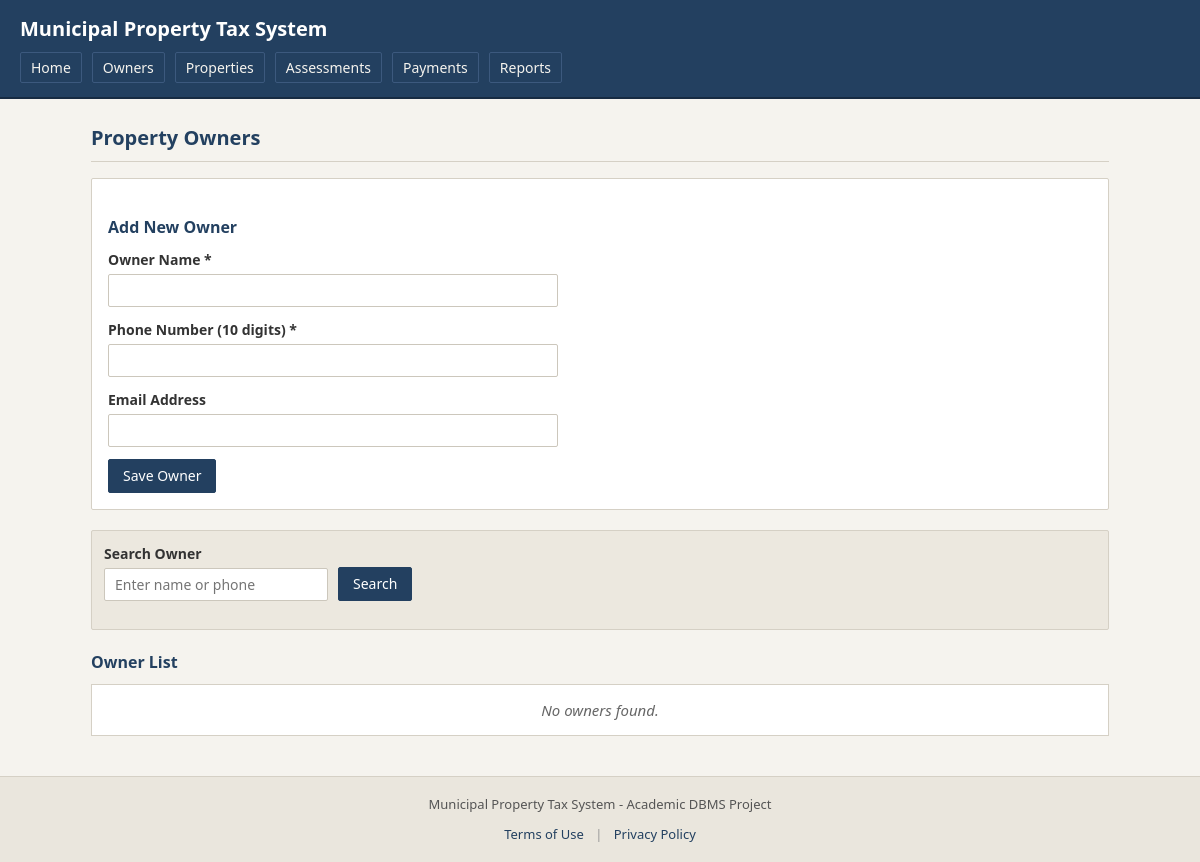
Before: /owners.php with the older database file.
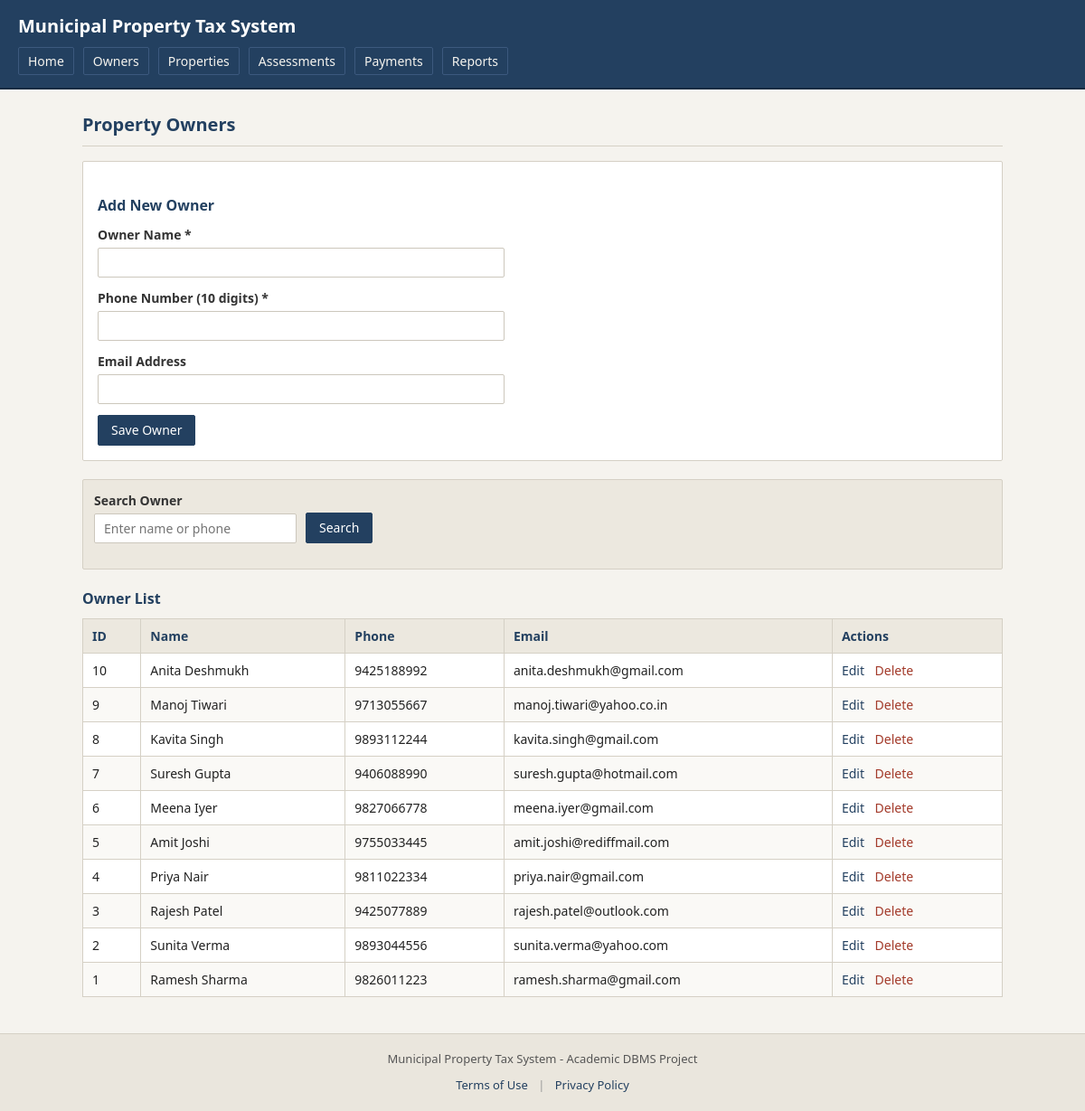
After: the same page with the newer database file.
### tables this page shows
CREATE TABLE PropertyOwners (
    owner_id INT AUTO_INCREMENT PRIMARY KEY,
    owner_name VARCHAR(100) NOT NULL,
    phone CHAR(10) NOT NULL,
    email VARCHAR(100)
);

### owners.php (the view, shortened to what this page needs)
<?php
include 'includes/db.php';
$search = isset($_GET['search']) ? trim($_GET['search']) : '';
if ($search !== '') {
    $sql = "SELECT * FROM PropertyOwners WHERE owner_name LIKE ? OR phone = ? ORDER BY owner_id DESC";
    $stmt = mysqli_prepare($con, $sql);
    $search_like = "%" . $search . "%";
    mysqli_stmt_bind_param($stmt, "ss", $search_like, $search);
    mysqli_stmt_execute($stmt);
    $result = mysqli_stmt_get_result($stmt);
} else {
    $sql = "SELECT * FROM PropertyOwners ORDER BY owner_id DESC";
    $result = mysqli_query($con, $sql);
}
include 'includes/header.php';
?>
<h1 class="page-title">Property Owners</h1>
<div class="card-box">
    <h2 class="section-title">Add New Owner</h2>
    <form method="POST" action="owners.php">
        <div class="form-group">
            <label for="owner_name">Owner Name *</label>
            <input type="text" id="owner_name" name="owner_name" class="form-control" required maxlength="100">
        </div>
        <div class="form-group">
            <label for="phone">Phone Number (10 digits) *</label>
            <input type="text" id="phone" name="phone" class="form-control" required pattern="[0-9]{10}" maxlength="10">
        </div>
        <div class="form-group">
            <label for="email">Email Address</label>
            <input type="email" id="email" name="email" class="form-control" maxlength="100">
        </div>
        <button type="submit" class="btn">Save Owner</button>
    </form>
</div>
<div class="filter-box">
    <form method="GET" action="owners.php" class="form-inline">
        <div class="form-group">
            <label for="search">Search Owner</label>
            <input type="text" id="search" name="search" class="form-control" value="<?php echo htmlspecialchars($search); ?>" placeholder="Enter name or phone">
        </div>
        <button type="submit" class="btn">Search</button>
    </form>
</div>
<h2 class="section-title">Owner List</h2>
<?php if ($result && mysqli_num_rows($result) > 0): ?>
    <div class="table-responsive">
        <table class="table">
            <thead>
                <tr>
                    <th>ID</th>
                    <th>Name</th>
                    <th>Phone</th>
                    <th>Email</th>
                    <th>Actions</th>
                </tr>
            </thead>
            <tbody>
                <?php while ($row = mysqli_fetch_assoc($result)): ?>
                    <tr>
                        <td><?php echo (int)$row['owner_id']; ?></td>
                        <td><?php echo htmlspecialchars($row['owner_name']); ?></td>
                        <td><?php echo htmlspecialchars($row['phone']); ?></td>
                        <td><?php echo htmlspecialchars($row['email'] ?? ''); ?></td>
                        <td class="action-links">
                            <a href="owner_edit.php?id=<?php echo (int)$row['owner_id']; ?>">Edit</a>
                            <a href="delete.php?type=owner&id=<?php echo (int)$row['owner_id']; ?>" class="text-danger">Delete</a>
                        </td>
                    </tr>
                <?php endwhile; ?>
            </tbody>
        </table>
    </div>
<?php else: ?>
    <div class="empty-msg">No owners found.</div>
<?php endif; ?>
<?php
include 'includes/footer.php';
?>

### includes/header.php (shortened to what this page needs)
<!DOCTYPE html>
<html lang="en">
<head>
    <link rel="stylesheet" href="css/style.css">
</head>
<body>
    <header class="header">
        <div class="site-title">Municipal Property Tax System</div>
        <nav class="navbar">
            <a href="index.php">Home</a>
            <a href="owners.php">Owners</a>
            <a href="properties.php">Properties</a>
            <a href="assessments.php">Assessments</a>
            <a href="payments.php">Payments</a>
            <a href="reports.php">Reports</a>
        </nav>
    </header>
    <main class="container">

### includes/footer.php
    </main>
    <footer class="footer">
        <div class="footer-content">
            <div>Municipal Property Tax System - Academic DBMS Project</div>
            <div class="footer-links">
                <a href="terms.php">Terms of Use</a>
                <span>|</span>
                <a href="privacy.php">Privacy Policy</a>
            </div>
        </div>
    </footer>
</body>
</html>

### css/style.css (style rules this page uses)
* { box-sizing: border-box; margin: 0; padding: 0; }
body { background-color: #f5f3ee; color: #222222; font-family: 'Source Sans 3', 'Noto Sans', Arial, sans-serif; font-size: 15px; line-height: 1.5; }
.header { background-color: #234060; color: #ffffff; padding: 14px 20px; border-bottom: 2px solid #172b42; }
.site-title { font-size: 20px; font-weight: bold; margin-bottom: 8px; }
.navbar { display: flex; flex-wrap: wrap; gap: 10px; }
.navbar a { color: #f5f3ee; text-decoration: none; font-size: 14px; padding: 4px 10px; border: 1px solid #3c597e; border-radius: 2px; }
.container { max-width: 1050px; margin: 24px auto; padding: 0 16px; min-height: 70vh; }
.footer { background-color: #eae6dd; border-top: 1px solid #d5d0c5; padding: 18px 20px; margin-top: 40px; font-size: 13px; color: #555555; text-align: center; }
.footer-content { display: flex; flex-direction: column; gap: 6px; align-items: center; }
.footer-links { margin-top: 4px; }
.footer-links a { color: #234060; text-decoration: none; }
.footer-links span { margin: 0 8px; color: #999999; }
.page-title { font-size: 20px; color: #234060; margin-bottom: 16px; border-bottom: 1px solid #d5d0c5; padding-bottom: 8px; }
.section-title { font-size: 16px; color: #234060; margin: 20px 0 10px 0; }
.card-box { background-color: #ffffff; border: 1px solid #d5d0c5; border-radius: 2px; padding: 16px; margin-bottom: 20px; }
.table-responsive { width: 100%; overflow-x: auto; margin-bottom: 20px; }
.table { width: 100%; border-collapse: collapse; background-color: #ffffff; border: 1px solid #d5d0c5; font-size: 14px; }
.table th, .table td { border: 1px solid #d5d0c5; padding: 8px 10px; text-align: left; }
.table th { background-color: #ece8df; color: #234060; font-weight: bold; }
.table tr:nth-child(even) { background-color: #faf9f6; }
.form-group { margin-bottom: 12px; }
.form-group label { display: block; font-weight: bold; margin-bottom: 4px; font-size: 14px; color: #333333; }
.form-control { width: 100%; max-width: 450px; padding: 6px 10px; border: 1px solid #ccc7bc; border-radius: 2px; font-size: 14px; background-color: #ffffff; font-family: inherit; }
.form-inline { display: flex; flex-wrap: wrap; gap: 10px; align-items: flex-end; margin-bottom: 16px; }
.form-inline .form-group { margin-bottom: 0; }
.btn { display: inline-block; padding: 6px 14px; font-size: 14px; text-decoration: none; border-radius: 2px; border: 1px solid #234060; background-color: #234060; color: #ffffff; cursor: pointer; font-family: inherit; line-height: 1.4; }
.action-links a { color: #234060; text-decoration: none; margin-right: 8px; }
.action-links a.text-danger { color: #a33a2a; }
.filter-box { background-color: #ece8df; border: 1px solid #d5d0c5; border-radius: 2px; padding: 12px; margin-bottom: 20px; }
.empty-msg { padding: 14px; text-align: center; color: #666666; font-style: italic; background-color: #ffffff; border: 1px solid #d5d0c5; }

Changed rows visible on the page:
added propertyowners: owner_id "10", owner_name "Anita Deshmukh", phone "9425188992", email "anita.deshmukh@gmail.com"
added propertyowners: owner_id "9", owner_name "Manoj Tiwari", phone "9713055667", email "manoj.tiwari@yahoo.co.in"
added propertyowners: owner_id "8", owner_name "Kavita Singh", phone "9893112244", email "kavita.singh@gmail.com"
added propertyowners: owner_id "7", owner_name "Suresh Gupta", phone "9406088990", email "suresh.gupta@hotmail.com"
added propertyowners: owner_id "6", owner_name "Meena Iyer", phone "9827066778", email "meena.iyer@gmail.com"
added propertyowners: owner_id "5", owner_name "Amit Joshi", phone "9755033445", email "amit.joshi@rediffmail.com"
added propertyowners: owner_id "4", owner_name "Priya Nair", phone "9811022334", email "priya.nair@gmail.com"
added propertyowners: owner_id "3", owner_name "Rajesh Patel", phone "9425077889", email "rajesh.patel@outlook.com"
added propertyowners: owner_id "2", owner_name "Sunita Verma", phone "9893044556", email "sunita.verma@yahoo.com"
added propertyowners: owner_id "1", owner_name "Ramesh Sharma", phone "9826011223", email "ramesh.sharma@gmail.com"
Other visible differences:
text no longer shown: "No owners found."
text now shown: "ID Name Phone Email Actions"
